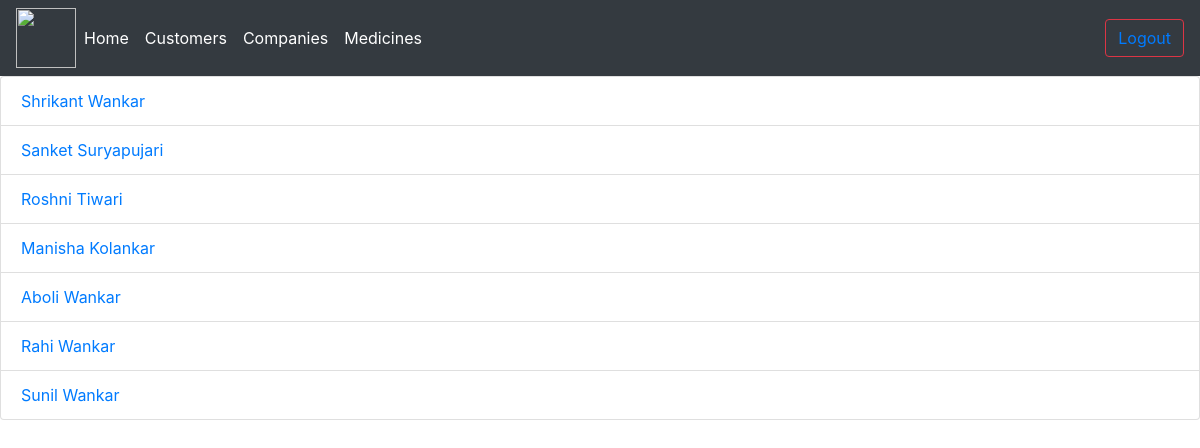
/viewcustomer (signed in), run on the app's committed database.
### management/models.py (models this page shows, shortened)
class Customer(models.Model):
    id=models.AutoField(primary_key=True)
    user = models.OneToOneField(User, null=True, blank=True, on_delete=models.CASCADE)
    name=models.CharField(max_length=200)
    phone=models.CharField(max_length=200)
    address=models.CharField(max_length=200)
    email=models.EmailField(default='pict123@gmail.com')
    prescribed_doc_name=models.CharField(max_length=200,null=True)

### management/decorators.py (the view)
        def wrapper_func(request,*args,**kwargs):
            group=None
            if request.user.groups.exists():
                group=request.user.groups.all()[0].name
            print(group)
            if group in allowed_roles:
                print("working")
                return view_func(request, *args, **kwargs)
            if group=='owner':
                return redirect('dashboard')
            else:
                return HttpResponse('You are not authorized to view the page')

### management/views.py (called while the page is built)
@login_required(login_url='loginpage')
@allowed_users(allowed_roles=['owner'])
def viewcustomer(request):
    customers=Customer.objects.all()
    context={'customers':customers}
    return render(request,'managemet/viewcustomer.html',context)

### templates/managemet/viewcustomer.html
{%  extends 'managemet/adminmain2.html' %}
{% block content %}
    <ul class="list-group">
        {% for i in customers %}
        <li class="list-group-item">
            <a href="{% url 'viewcustprofile' i.id %}">{{i.name}}</a>
        </li>
        {% endfor %}
    </ul>
{% endblock %}

### data on the page
Customer: name "Shrikant Wankar"
Customer: name "Sanket Suryapujari"
Customer: name "Roshni Tiwari"
Customer: name "Manisha Kolankar"
Customer: name "Aboli Wankar"
Customer: name "Rahi Wankar"
Customer: name "Sunil Wankar"
